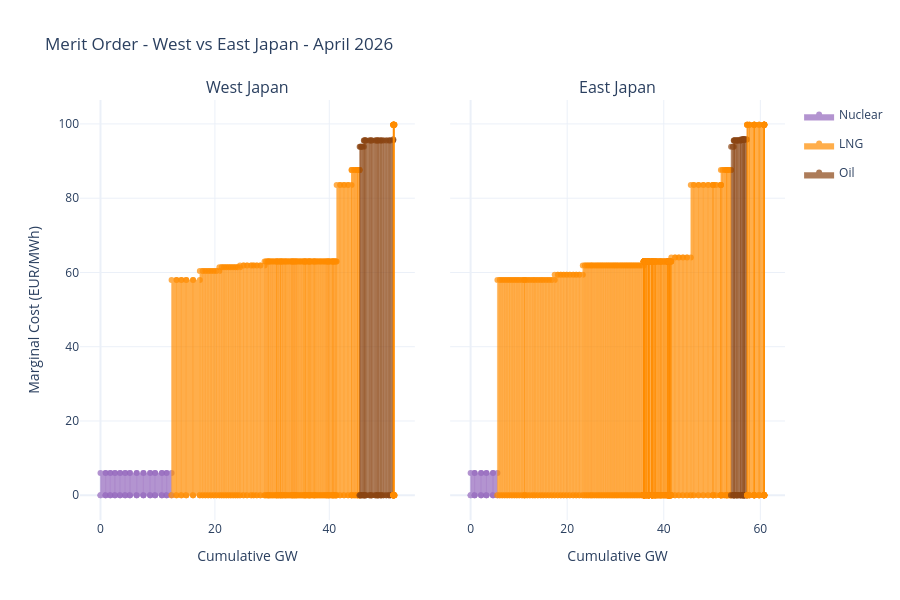

Notebook code for this chart:
### Markdown cell above
## Merit Order - East vs West

### Code cell
fig = plot_regional_merit_order_plotly(result)
fig.show()
